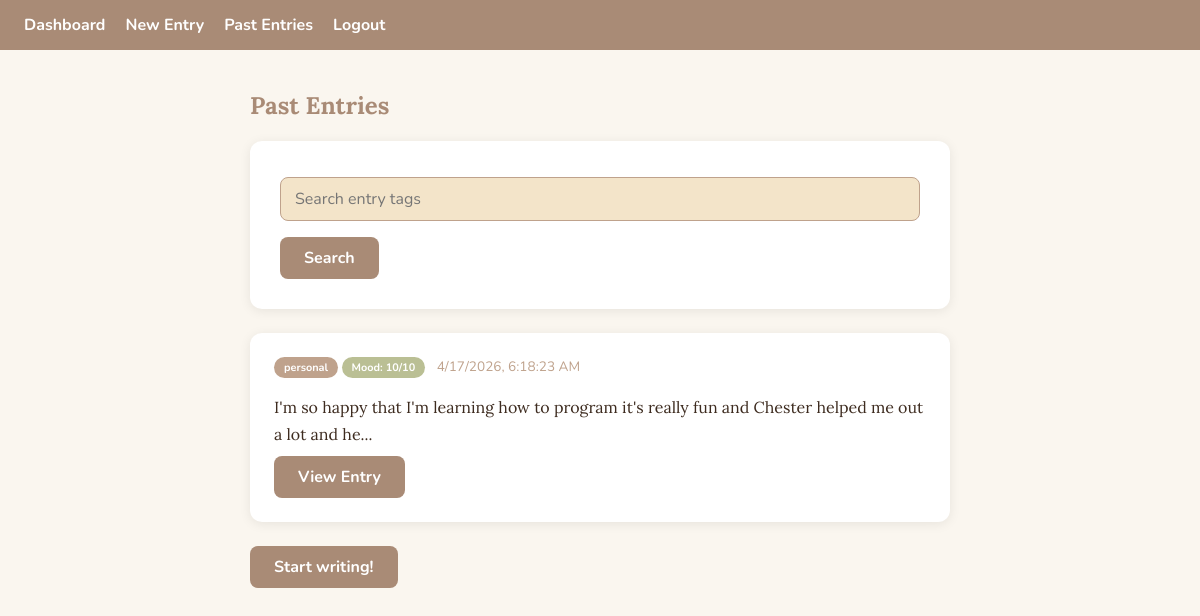
Screenshot of /entries (signed in) with the database file from the repository.
### app.py (models this page shows)
class Entry(db.Model):
                id = db.Column(db.Integer, primary_key=True)
                content = db.Column(db.Text, nullable=False)
                tags = db.Column(db.Text, nullable=True , default="")
                mode = db.Column(db.String(10), default="Personal")
                ai = db.Column(db.Text, nullable=True)
                mood = db.Column(db.Integer, nullable=True)
                created_at = db.Column(db.DateTime, default=datetime.utcnow)
                user_id = db.Column(db.Integer, db.ForeignKey('user.id'), nullable=False)

### app.py (the view)
@app.route('/entries')
@login_required
def entries():
       entries = Entry.query.filter_by(user_id=current_user.id).all()
       return render_template('entries.html', entries=entries)

### app.py (called while the page is built)
@login_manager.user_loader
def load_user(user_id):
    return User.query.get(int(user_id))

### templates/entries.html (shortened to what this page needs)
{% extends 'base.html' %}
{% block content %}
<h2>Past Entries</h2>
<p>
<form method="get" action="/search">
    <input type="text" name="q" placeholder="Search entry tags">
    <button type="submit">Search</button>
</form>
</p>
{% for entry in entries %}
<div class="entry-card">
    <div class="entry-meta">
        <span class="mode-badge">{{ entry.mode }}</span>
        <span class="mood-badge">Mood: {{ entry.mood }}/10</span>
        <span data-timestamp="{{ entry.created_at.strftime('%Y-%m-%dT%H:%M:%SZ') }}" class="local-time">{{
            entry.created_at.strftime('%B %d, %Y') }}</span>
    </div>
    <p class="entry-preview">{{ entry.content[:100] }}{% if entry.content|length > 100 %}...{% endif %}</p>
    <a href="{{ url_for('entry', id=entry.id) }}" class="btn">View Entry</a>
</div>
{% else %}
<p>No entries yet.</p>
{% endfor %}
<p><a href="{{ url_for('new_entry') }}" class="btn">Start writing!</a></p>
{% endblock %}

### static/style.css (style rules this page uses)
:root { --brown-dark: #A98B76; --brown-mid: #BFA28C; --cream: #F3E4C9; --sage: #BABF94; --text: #3d2b1f; --bg: #faf6ef; --white: #ffffff; }
body { background-color: var(--bg); color: var(--text); font-family: 'Lora', serif; margin: 0; padding: 0; }
h1, h2 { font-family: 'Lora', serif; color: var(--brown-dark); }
form { background-color: var(--white); padding: 30px; border-radius: 12px; box-shadow: 0 2px 12px rgba(0, 0, 0, 0.08); }
input, textarea, select { width: 100%; padding: 10px 14px; margin-top: 6px; margin-bottom: 16px; border: 1px solid var(--brown-mid); border-radius: 8px; font-family: 'Nunito', sans-serif; font-size: 1em; box-sizing: border-box; background-color: var(--cream); }
button { background-color: var(--brown-dark); color: var(--white); border: none; padding: 10px 24px; border-radius: 8px; font-family: 'Nunito', sans-serif; font-weight: 700; font-size: 1em; cursor: pointer; }
.entry-card { background-color: var(--white); border-radius: 12px; padding: 24px; box-shadow: 0 2px 12px rgba(0, 0, 0, 0.08); margin: 24px 0; }
.entry-card p { margin: 8px 0; line-height: 1.7; }
.btn { display: inline-block; background-color: var(--brown-dark); color: var(--white); padding: 10px 24px; border-radius: 8px; text-decoration: none; font-family: 'Nunito', sans-serif; font-weight: 700; }
.entry-meta { font-family: 'Nunito', sans-serif; font-size: 0.85em; color: var(--brown-mid); margin-bottom: 16px; }
.mood-badge { display: inline-block; background-color: var(--sage); color: var(--white); padding: 3px 10px; border-radius: 20px; font-family: 'Nunito', sans-serif; font-size: 0.8em; font-weight: 700; margin-right: 8px; }
.mode-badge { display: inline-block; background-color: var(--brown-mid); color: var(--white); padding: 3px 10px; border-radius: 20px; font-family: 'Nunito', sans-serif; font-size: 0.8em; font-weight: 700; }

### rows the page displays
Entry: mode "personal", mood "10", content "I'm so happy that I'm learning how to program it's really fun and Chester helped me out a lot and he"
